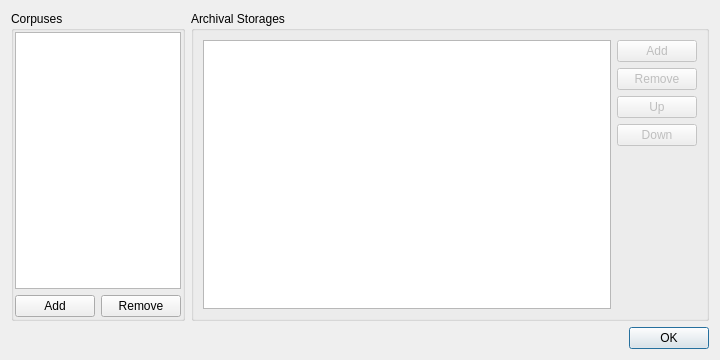
<?xml version="1.0" encoding="UTF-8"?>
<ui version="4.0">
 <class>StructureDialog</class>
 <widget class="QDialog" name="StructureDialog">
  <property name="geometry">
   <rect>
    <x>0</x>
    <y>0</y>
    <width>720</width>
    <height>360</height>
   </rect>
  </property>
  <property name="windowTitle">
   <string>Structure of storage</string>
  </property>
  <property name="windowIcon">
   <iconset resource="../resources.qrc">
    <normaloff>:/icons/icon.png</normaloff>:/icons/icon.png</iconset>
  </property>
  <layout class="QVBoxLayout" name="verticalLayout_3">
   <item>
    <layout class="QHBoxLayout" name="horizontalLayout">
     <item>
      <widget class="QGroupBox" name="groupBox">
       <property name="sizePolicy">
        <sizepolicy hsizetype="Preferred" vsizetype="Preferred">
         <horstretch>2</horstretch>
         <verstretch>0</verstretch>
        </sizepolicy>
       </property>
       <property name="baseSize">
        <size>
         <width>0</width>
         <height>0</height>
        </size>
       </property>
       <property name="title">
        <string>Corpuses</string>
       </property>
       <layout class="QVBoxLayout" name="verticalLayout">
        <property name="leftMargin">
         <number>1</number>
        </property>
        <property name="topMargin">
         <number>1</number>
        </property>
        <property name="rightMargin">
         <number>1</number>
        </property>
        <property name="bottomMargin">
         <number>1</number>
        </property>
        <item>
         <widget class="QListView" name="lV_corpuses">
          <property name="selectionMode">
           <enum>QAbstractItemView::ContiguousSelection</enum>
          </property>
         </widget>
        </item>
        <item>
         <layout class="QFormLayout" name="formLayout">
          <item row="0" column="0">
           <widget class="QPushButton" name="pB_corpusAdd">
            <property name="text">
             <string>Add</string>
            </property>
           </widget>
          </item>
          <item row="0" column="1">
           <widget class="QPushButton" name="pB_corpusRemove">
            <property name="text">
             <string>Remove</string>
            </property>
           </widget>
          </item>
         </layout>
        </item>
       </layout>
      </widget>
     </item>
     <item>
      <widget class="QGroupBox" name="groupBox_2">
       <property name="sizePolicy">
        <sizepolicy hsizetype="Preferred" vsizetype="Preferred">
         <horstretch>8</horstretch>
         <verstretch>0</verstretch>
        </sizepolicy>
       </property>
       <property name="baseSize">
        <size>
         <width>0</width>
         <height>0</height>
        </size>
       </property>
       <property name="title">
        <string>Archival Storages</string>
       </property>
       <layout class="QHBoxLayout" name="horizontalLayout_2">
        <item>
         <widget class="QTableView" name="tV_storages">
          <property name="selectionBehavior">
           <enum>QAbstractItemView::SelectItems</enum>
          </property>
         </widget>
        </item>
        <item>
         <layout class="QVBoxLayout" name="verticalLayout_2">
          <property name="sizeConstraint">
           <enum>QLayout::SetDefaultConstraint</enum>
          </property>
          <item>
           <widget class="QPushButton" name="pB_storageAdd">
            <property name="enabled">
             <bool>false</bool>
            </property>
            <property name="text">
             <string>Add</string>
            </property>
           </widget>
          </item>
          <item>
           <widget class="QPushButton" name="pB_storageRemove">
            <property name="enabled">
             <bool>false</bool>
            </property>
            <property name="text">
             <string>Remove</string>
            </property>
           </widget>
          </item>
          <item>
           <widget class="QPushButton" name="pB_storageUp">
            <property name="enabled">
             <bool>false</bool>
            </property>
            <property name="text">
             <string>Up</string>
            </property>
           </widget>
          </item>
          <item alignment="Qt::AlignTop">
           <widget class="QPushButton" name="pB_storageDown">
            <property name="enabled">
             <bool>false</bool>
            </property>
            <property name="text">
             <string>Down</string>
            </property>
           </widget>
          </item>
         </layout>
        </item>
       </layout>
      </widget>
     </item>
    </layout>
   </item>
   <item>
    <widget class="QDialogButtonBox" name="buttonBox">
     <property name="standardButtons">
      <set>QDialogButtonBox::Ok</set>
     </property>
    </widget>
   </item>
  </layout>
 </widget>
 <resources>
  <include location="../resources.qrc"/>
 </resources>
 <connections/>
</ui>
